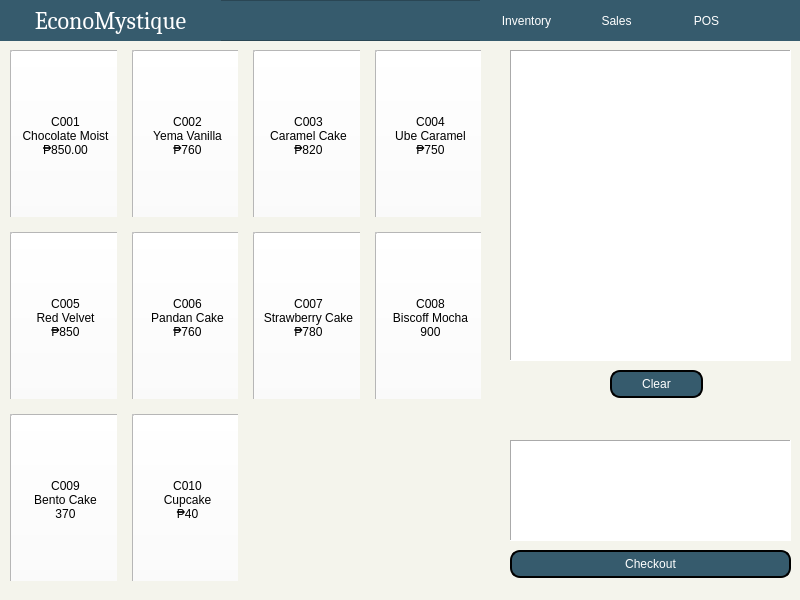
<?xml version="1.0" encoding="UTF-8"?>
<ui version="4.0">
 <class>pos</class>
 <widget class="QWidget" name="pos">
  <property name="geometry">
   <rect>
    <x>0</x>
    <y>0</y>
    <width>800</width>
    <height>600</height>
   </rect>
  </property>
  <property name="windowTitle">
   <string>EconoMystique</string>
  </property>
  <property name="windowIcon">
   <iconset>
    <normaloff>img/econoLogo2.png</normaloff>img/econoLogo2.png</iconset>
  </property>
  <property name="styleSheet">
   <string notr="true">background: #f4f4ec;
color: black;
</string>
  </property>
  <widget class="QFrame" name="frame">
   <property name="geometry">
    <rect>
     <x>0</x>
     <y>0</y>
     <width>801</width>
     <height>41</height>
    </rect>
   </property>
   <property name="styleSheet">
    <string notr="true">background: #365b6d;</string>
   </property>
   <property name="frameShape">
    <enum>QFrame::StyledPanel</enum>
   </property>
   <property name="frameShadow">
    <enum>QFrame::Raised</enum>
   </property>
   <widget class="QLabel" name="titleLabel_2">
    <property name="geometry">
     <rect>
      <x>0</x>
      <y>0</y>
      <width>221</width>
      <height>41</height>
     </rect>
    </property>
    <property name="font">
     <font>
      <family>Cambria</family>
      <pointsize>18</pointsize>
     </font>
    </property>
    <property name="styleSheet">
     <string notr="true">color: white;</string>
    </property>
    <property name="text">
     <string>EconoMystique</string>
    </property>
    <property name="alignment">
     <set>Qt::AlignCenter</set>
    </property>
   </widget>
   <widget class="QPushButton" name="btnSales">
    <property name="geometry">
     <rect>
      <x>570</x>
      <y>0</y>
      <width>93</width>
      <height>41</height>
     </rect>
    </property>
    <property name="font">
     <font>
      <pointsize>9</pointsize>
     </font>
    </property>
    <property name="cursor">
     <cursorShape>PointingHandCursor</cursorShape>
    </property>
    <property name="styleSheet">
     <string notr="true">QPushButton {
    background-color: #365b6d;
    color: white;
    border-radius: 50px;
}
QPushButton:hover {
    background-color: #5b8ca4;
}
QPushButton:pressed {
    border-style: inset;
    background-color: #365b6d;
}
</string>
    </property>
    <property name="text">
     <string>Sales</string>
    </property>
   </widget>
   <widget class="QPushButton" name="btnInventory">
    <property name="geometry">
     <rect>
      <x>480</x>
      <y>0</y>
      <width>93</width>
      <height>41</height>
     </rect>
    </property>
    <property name="font">
     <font>
      <pointsize>9</pointsize>
     </font>
    </property>
    <property name="cursor">
     <cursorShape>PointingHandCursor</cursorShape>
    </property>
    <property name="styleSheet">
     <string notr="true">QPushButton {
    background-color: #365b6d;
    color: white;
    border-radius: 50px;
}
QPushButton:hover {
    background-color: #5b8ca4;
}
QPushButton:pressed {
    border-style: inset;
    background-color: #365b6d;
}
</string>
    </property>
    <property name="text">
     <string>Inventory</string>
    </property>
   </widget>
   <widget class="QPushButton" name="btnPOS">
    <property name="geometry">
     <rect>
      <x>660</x>
      <y>0</y>
      <width>93</width>
      <height>41</height>
     </rect>
    </property>
    <property name="font">
     <font>
      <pointsize>9</pointsize>
     </font>
    </property>
    <property name="cursor">
     <cursorShape>PointingHandCursor</cursorShape>
    </property>
    <property name="styleSheet">
     <string notr="true">QPushButton {
    background-color: #365b6d;
    color: white;
    border-radius: 50px;
}
QPushButton:hover {
    background-color: #5b8ca4;
}
QPushButton:pressed {
    border-style: inset;
    background-color: #365b6d;
}
</string>
    </property>
    <property name="text">
     <string>POS</string>
    </property>
   </widget>
   <widget class="QPushButton" name="btnAccount">
    <property name="geometry">
     <rect>
      <x>750</x>
      <y>0</y>
      <width>51</width>
      <height>41</height>
     </rect>
    </property>
    <property name="cursor">
     <cursorShape>PointingHandCursor</cursorShape>
    </property>
    <property name="styleSheet">
     <string notr="true">QPushButton {
    background-color: #365b6d;
    color: white;
    border-radius: 50px;
}
QPushButton:hover {
    background-color: #5b8ca4;
}
QPushButton:pressed {
    border-style: inset;
    background-color: #365b6d;
}
</string>
    </property>
    <property name="text">
     <string/>
    </property>
    <property name="icon">
     <iconset>
      <normaloff>img/pfBtn.png</normaloff>img/pfBtn.png</iconset>
    </property>
    <property name="iconSize">
     <size>
      <width>40</width>
      <height>40</height>
     </size>
    </property>
   </widget>
  </widget>
  <widget class="QWidget" name="gridLayoutWidget">
   <property name="geometry">
    <rect>
     <x>10</x>
     <y>50</y>
     <width>471</width>
     <height>531</height>
    </rect>
   </property>
   <layout class="QGridLayout" name="gridLayout_2">
    <property name="spacing">
     <number>15</number>
    </property>
    <item row="1" column="0">
     <widget class="QFrame" name="frame_6">
      <property name="styleSheet">
       <string notr="true">background-color: white;</string>
      </property>
      <property name="frameShape">
       <enum>QFrame::StyledPanel</enum>
      </property>
      <property name="frameShadow">
       <enum>QFrame::Raised</enum>
      </property>
      <widget class="QToolButton" name="btnC005">
       <property name="geometry">
        <rect>
         <x>0</x>
         <y>0</y>
         <width>111</width>
         <height>171</height>
        </rect>
       </property>
       <property name="text">
        <string>C005
Red Velvet
₱850</string>
       </property>
       <property name="icon">
        <iconset>
         <normaloff>img/C005.png</normaloff>img/C005.png</iconset>
       </property>
       <property name="iconSize">
        <size>
         <width>80</width>
         <height>80</height>
        </size>
       </property>
       <property name="toolButtonStyle">
        <enum>Qt::ToolButtonTextUnderIcon</enum>
       </property>
      </widget>
     </widget>
    </item>
    <item row="0" column="2">
     <widget class="QFrame" name="frame_4">
      <property name="styleSheet">
       <string notr="true">background-color: white;</string>
      </property>
      <property name="frameShape">
       <enum>QFrame::StyledPanel</enum>
      </property>
      <property name="frameShadow">
       <enum>QFrame::Raised</enum>
      </property>
      <widget class="QToolButton" name="btnC003">
       <property name="geometry">
        <rect>
         <x>0</x>
         <y>0</y>
         <width>111</width>
         <height>171</height>
        </rect>
       </property>
       <property name="text">
        <string>C003
Caramel Cake
₱820</string>
       </property>
       <property name="icon">
        <iconset>
         <normaloff>img/C003.png</normaloff>img/C003.png</iconset>
       </property>
       <property name="iconSize">
        <size>
         <width>80</width>
         <height>80</height>
        </size>
       </property>
       <property name="toolButtonStyle">
        <enum>Qt::ToolButtonTextUnderIcon</enum>
       </property>
      </widget>
     </widget>
    </item>
    <item row="0" column="0">
     <widget class="QFrame" name="frame_2">
      <property name="styleSheet">
       <string notr="true">background-color: white;</string>
      </property>
      <property name="frameShape">
       <enum>QFrame::StyledPanel</enum>
      </property>
      <property name="frameShadow">
       <enum>QFrame::Raised</enum>
      </property>
      <widget class="QPushButton" name="pushButton_2">
       <property name="geometry">
        <rect>
         <x>80</x>
         <y>150</y>
         <width>111</width>
         <height>171</height>
        </rect>
       </property>
       <property name="text">
        <string>C001</string>
       </property>
       <property name="flat">
        <bool>true</bool>
       </property>
      </widget>
      <widget class="QToolButton" name="btnC001">
       <property name="geometry">
        <rect>
         <x>0</x>
         <y>0</y>
         <width>111</width>
         <height>171</height>
        </rect>
       </property>
       <property name="text">
        <string>C001
Chocolate Moist
₱850.00</string>
       </property>
       <property name="icon">
        <iconset>
         <normaloff>img/C001.png</normaloff>img/C001.png</iconset>
       </property>
       <property name="iconSize">
        <size>
         <width>80</width>
         <height>80</height>
        </size>
       </property>
       <property name="toolButtonStyle">
        <enum>Qt::ToolButtonTextUnderIcon</enum>
       </property>
      </widget>
     </widget>
    </item>
    <item row="0" column="1">
     <widget class="QFrame" name="frame_3">
      <property name="styleSheet">
       <string notr="true">background-color: white;</string>
      </property>
      <property name="frameShape">
       <enum>QFrame::StyledPanel</enum>
      </property>
      <property name="frameShadow">
       <enum>QFrame::Raised</enum>
      </property>
      <widget class="QToolButton" name="btnC002">
       <property name="geometry">
        <rect>
         <x>0</x>
         <y>0</y>
         <width>111</width>
         <height>171</height>
        </rect>
       </property>
       <property name="text">
        <string>C002
Yema Vanilla
₱760</string>
       </property>
       <property name="icon">
        <iconset>
         <normaloff>img/C002.png</normaloff>img/C002.png</iconset>
       </property>
       <property name="iconSize">
        <size>
         <width>80</width>
         <height>80</height>
        </size>
       </property>
       <property name="toolButtonStyle">
        <enum>Qt::ToolButtonTextUnderIcon</enum>
       </property>
      </widget>
     </widget>
    </item>
    <item row="1" column="2">
     <widget class="QFrame" name="frame_8">
      <property name="styleSheet">
       <string notr="true">background-color: white;</string>
      </property>
      <property name="frameShape">
       <enum>QFrame::StyledPanel</enum>
      </property>
      <property name="frameShadow">
       <enum>QFrame::Raised</enum>
      </property>
      <widget class="QToolButton" name="btnC007">
       <property name="geometry">
        <rect>
         <x>0</x>
         <y>0</y>
         <width>111</width>
         <height>171</height>
        </rect>
       </property>
       <property name="text">
        <string>C007
Strawberry Cake
₱780</string>
       </property>
       <property name="icon">
        <iconset>
         <normaloff>img/C007.png</normaloff>img/C007.png</iconset>
       </property>
       <property name="iconSize">
        <size>
         <width>80</width>
         <height>80</height>
        </size>
       </property>
       <property name="toolButtonStyle">
        <enum>Qt::ToolButtonTextUnderIcon</enum>
       </property>
      </widget>
     </widget>
    </item>
    <item row="0" column="3">
     <widget class="QFrame" name="frame_5">
      <property name="styleSheet">
       <string notr="true">background-color: white;</string>
      </property>
      <property name="frameShape">
       <enum>QFrame::StyledPanel</enum>
      </property>
      <property name="frameShadow">
       <enum>QFrame::Raised</enum>
      </property>
      <widget class="QToolButton" name="btnC004">
       <property name="geometry">
        <rect>
         <x>0</x>
         <y>0</y>
         <width>111</width>
         <height>171</height>
        </rect>
       </property>
       <property name="text">
        <string>C004
Ube Caramel
₱750</string>
       </property>
       <property name="icon">
        <iconset>
         <normaloff>img/C004.png</normaloff>img/C004.png</iconset>
       </property>
       <property name="iconSize">
        <size>
         <width>80</width>
         <height>80</height>
        </size>
       </property>
       <property name="toolButtonStyle">
        <enum>Qt::ToolButtonTextUnderIcon</enum>
       </property>
      </widget>
     </widget>
    </item>
    <item row="1" column="3">
     <widget class="QFrame" name="frame_9">
      <property name="styleSheet">
       <string notr="true">background-color: white;</string>
      </property>
      <property name="frameShape">
       <enum>QFrame::StyledPanel</enum>
      </property>
      <property name="frameShadow">
       <enum>QFrame::Raised</enum>
      </property>
      <widget class="QToolButton" name="btnC008">
       <property name="geometry">
        <rect>
         <x>0</x>
         <y>0</y>
         <width>111</width>
         <height>171</height>
        </rect>
       </property>
       <property name="text">
        <string>C008
Biscoff Mocha
900</string>
       </property>
       <property name="icon">
        <iconset>
         <normaloff>img/C008.png</normaloff>img/C008.png</iconset>
       </property>
       <property name="iconSize">
        <size>
         <width>80</width>
         <height>80</height>
        </size>
       </property>
       <property name="toolButtonStyle">
        <enum>Qt::ToolButtonTextUnderIcon</enum>
       </property>
      </widget>
     </widget>
    </item>
    <item row="2" column="0">
     <widget class="QFrame" name="frame_10">
      <property name="styleSheet">
       <string notr="true">background-color: white;</string>
      </property>
      <property name="frameShape">
       <enum>QFrame::StyledPanel</enum>
      </property>
      <property name="frameShadow">
       <enum>QFrame::Raised</enum>
      </property>
      <widget class="QToolButton" name="btnC009">
       <property name="geometry">
        <rect>
         <x>0</x>
         <y>0</y>
         <width>111</width>
         <height>171</height>
        </rect>
       </property>
       <property name="text">
        <string>C009
Bento Cake
370</string>
       </property>
       <property name="icon">
        <iconset>
         <normaloff>img/C009.png</normaloff>img/C009.png</iconset>
       </property>
       <property name="iconSize">
        <size>
         <width>80</width>
         <height>80</height>
        </size>
       </property>
       <property name="toolButtonStyle">
        <enum>Qt::ToolButtonTextUnderIcon</enum>
       </property>
      </widget>
     </widget>
    </item>
    <item row="2" column="1">
     <widget class="QFrame" name="frame_11">
      <property name="styleSheet">
       <string notr="true">background-color: white;</string>
      </property>
      <property name="frameShape">
       <enum>QFrame::StyledPanel</enum>
      </property>
      <property name="frameShadow">
       <enum>QFrame::Raised</enum>
      </property>
      <widget class="QToolButton" name="btnC010">
       <property name="geometry">
        <rect>
         <x>0</x>
         <y>0</y>
         <width>111</width>
         <height>171</height>
        </rect>
       </property>
       <property name="text">
        <string>C010
Cupcake
₱40</string>
       </property>
       <property name="icon">
        <iconset>
         <normaloff>img/C010.png</normaloff>img/C010.png</iconset>
       </property>
       <property name="iconSize">
        <size>
         <width>80</width>
         <height>80</height>
        </size>
       </property>
       <property name="toolButtonStyle">
        <enum>Qt::ToolButtonTextUnderIcon</enum>
       </property>
      </widget>
     </widget>
    </item>
    <item row="1" column="1">
     <widget class="QFrame" name="frame_7">
      <property name="styleSheet">
       <string notr="true">background-color: white;</string>
      </property>
      <property name="frameShape">
       <enum>QFrame::StyledPanel</enum>
      </property>
      <property name="frameShadow">
       <enum>QFrame::Raised</enum>
      </property>
      <widget class="QToolButton" name="btnC006">
       <property name="geometry">
        <rect>
         <x>0</x>
         <y>0</y>
         <width>111</width>
         <height>171</height>
        </rect>
       </property>
       <property name="text">
        <string>C006
Pandan Cake
₱760</string>
       </property>
       <property name="icon">
        <iconset>
         <normaloff>img/C006.png</normaloff>img/C006.png</iconset>
       </property>
       <property name="iconSize">
        <size>
         <width>80</width>
         <height>80</height>
        </size>
       </property>
       <property name="toolButtonStyle">
        <enum>Qt::ToolButtonTextUnderIcon</enum>
       </property>
      </widget>
     </widget>
    </item>
   </layout>
  </widget>
  <widget class="QLabel" name="cartlabel">
   <property name="geometry">
    <rect>
     <x>510</x>
     <y>50</y>
     <width>281</width>
     <height>311</height>
    </rect>
   </property>
   <property name="styleSheet">
    <string notr="true">background-color: white;</string>
   </property>
   <property name="frameShape">
    <enum>QFrame::Panel</enum>
   </property>
   <property name="frameShadow">
    <enum>QFrame::Sunken</enum>
   </property>
   <property name="text">
    <string/>
   </property>
  </widget>
  <widget class="QPushButton" name="btnClear">
   <property name="geometry">
    <rect>
     <x>610</x>
     <y>370</y>
     <width>93</width>
     <height>28</height>
    </rect>
   </property>
   <property name="styleSheet">
    <string notr="true">QPushButton{
	background: #365b6d;
	color: white;
	border-style: outset;
	border-width: 2px;
	border-radius:10px;
	border-color: black;
}
QPushButton:hover {
    background-color: #53786d;
	border: 2px solid black;
}
QPushButton:pressed {
    border-style: inset;
    background-color: #365b6d;
}</string>
   </property>
   <property name="text">
    <string>Clear</string>
   </property>
  </widget>
  <widget class="QLabel" name="checkoutlabel">
   <property name="geometry">
    <rect>
     <x>510</x>
     <y>440</y>
     <width>281</width>
     <height>101</height>
    </rect>
   </property>
   <property name="styleSheet">
    <string notr="true">background-color: white;</string>
   </property>
   <property name="frameShape">
    <enum>QFrame::Panel</enum>
   </property>
   <property name="frameShadow">
    <enum>QFrame::Sunken</enum>
   </property>
   <property name="text">
    <string/>
   </property>
  </widget>
  <widget class="QPushButton" name="btnCheckout">
   <property name="geometry">
    <rect>
     <x>510</x>
     <y>550</y>
     <width>281</width>
     <height>28</height>
    </rect>
   </property>
   <property name="styleSheet">
    <string notr="true">QPushButton{
	background: #365b6d;
	color: white;
	border-style: outset;
	border-width: 2px;
	border-radius:10px;
	border-color: black;
}
QPushButton:hover {
    background-color: #53786d;
	border: 2px solid black;
}
QPushButton:pressed {
    border-style: inset;
    background-color: #365b6d;
}</string>
   </property>
   <property name="text">
    <string>Checkout</string>
   </property>
  </widget>
 </widget>
 <resources/>
 <connections/>
</ui>
